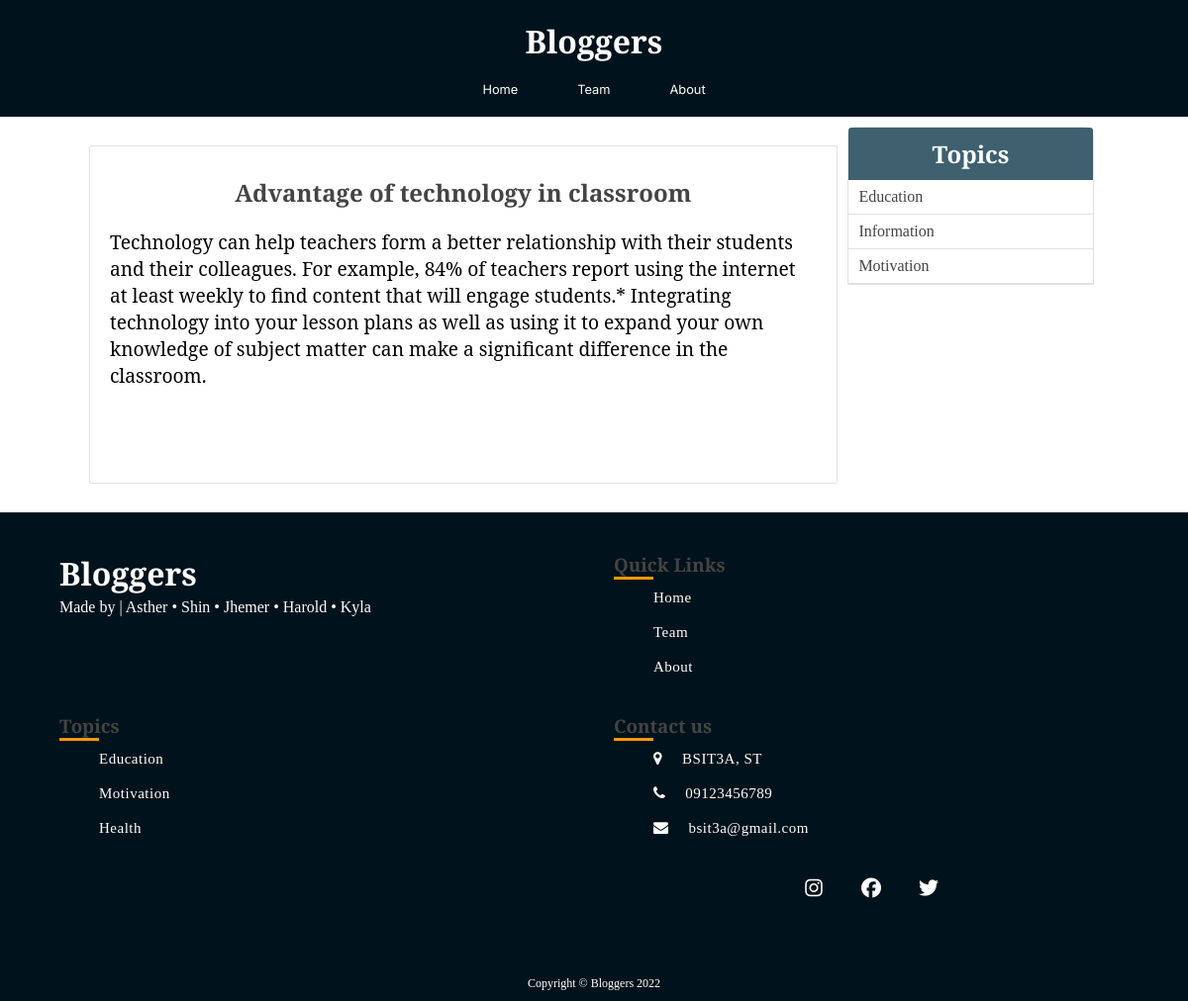
Page /blog/single_post.php?post-slug=advantage-of-technology-in-classroom on the earlier database version.
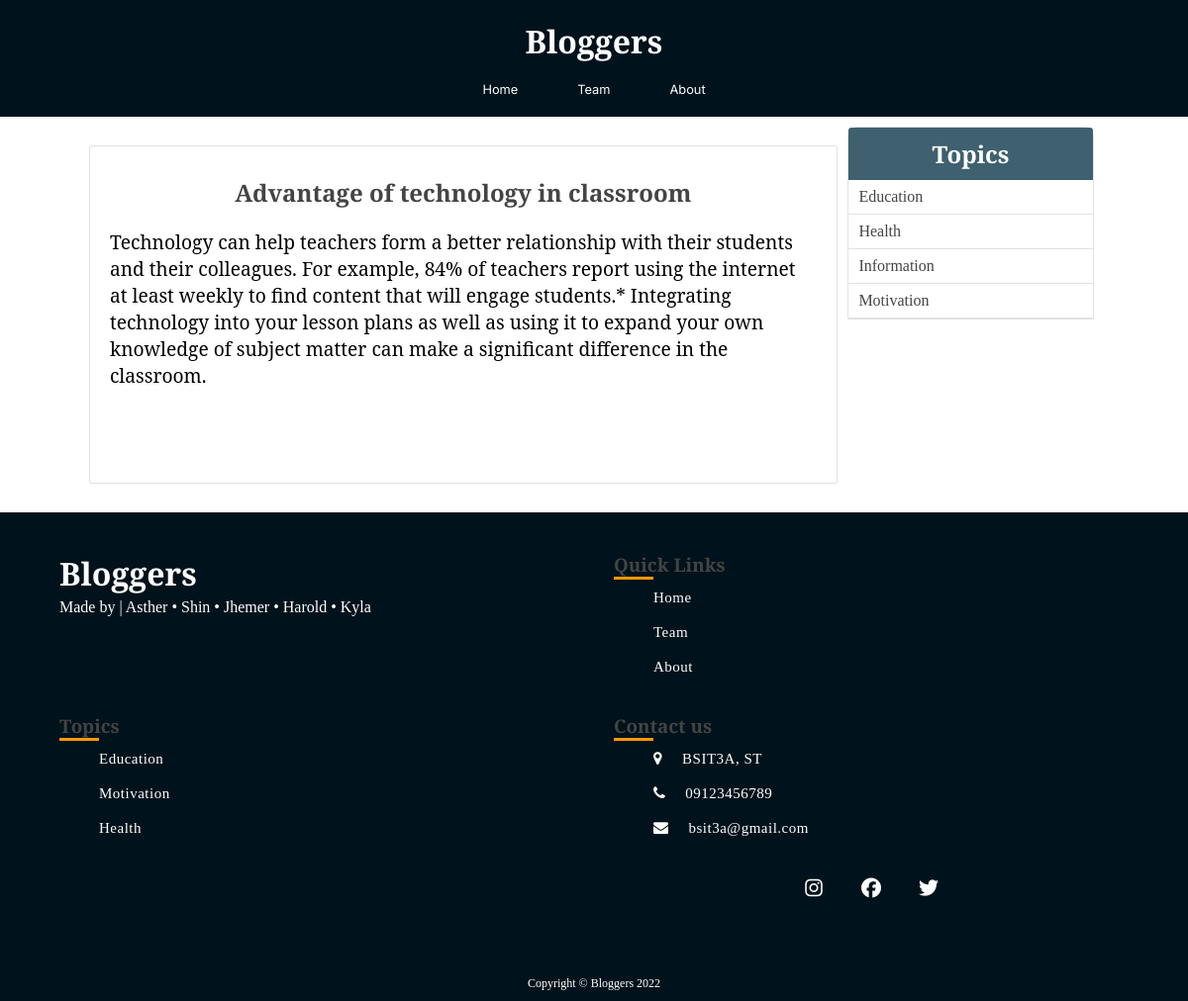
Same page on the later database version.
### tables this page shows
CREATE TABLE `topics` (
  `id` int(11) NOT NULL,
  `name` varchar(255) NOT NULL,
  `slug` varchar(255) NOT NULL
);

### blog/includes/public_functions.php (called while the page is built, shortened)
<?php
function getPostTopic($post_id){
	global $conn;
	$sql = "SELECT * FROM topics WHERE id=
			(SELECT topic_id FROM post_topic WHERE post_id=$post_id) LIMIT 1";
	$result = mysqli_query($conn, $sql);
	$topic = mysqli_fetch_assoc($result);
	return $topic;
}
function getPost($slug){
	global $conn;
	$post_slug = $_GET['post-slug'];
	$sql = "SELECT * FROM posts WHERE slug='$post_slug' AND published=true";
	$result = mysqli_query($conn, $sql);
	$post = mysqli_fetch_assoc($result);
	if ($post) {
		$post['topic'] = getPostTopic($post['id']);
	}
	return $post;
}
function getAllTopics()
{
	global $conn;
	$sql = "SELECT * FROM topics";
	$result = mysqli_query($conn, $sql);
	$topics = mysqli_fetch_all($result, MYSQLI_ASSOC);
	return $topics;
}
?>

### blog/single_post.php (the view, shortened to what this page needs)
<?php  include('config.php'); ?>
<?php  include('includes/public_functions.php'); ?>
<?php
	if (isset($_GET['post-slug'])) {
		$post = getPost($_GET['post-slug']);
	}
	$topics = getAllTopics();
?>
<?php include('includes/head_section.php'); ?>
<body>
	<div class="container single-post">
			<?php include( ROOT_PATH . '/includes/navbar-opaque.php'); ?>
		<div class="content post-content" >
			<div class="post-wrapper">
				<div class="full-post-div">
				<?php if ($post['published'] == false): ?>
					<h2 class="post-title">Sorry... This post has not been published</h2>
				<?php else: ?>
					<h2 class="post-title"><?php echo $post['title']; ?></h2>
					<div class="post-body-div">
						<?php echo html_entity_decode($post['body']); ?>
					</div>
				<?php endif ?>
				</div>
			</div>
			<div class="post-sidebar">
				<div class="card">
					<div class="card-header">
						<h2>Topics</h2>
					</div>
					<div class="card-content">
						<?php foreach ($topics as $topic): ?>
							<a
								href="<?php echo BASE_URL . 'filtered_posts.php?topic=' . $topic['id'] ?>">
								<?php echo $topic['name']; ?>
							</a>
						<?php endforeach ?>
					</div>
				</div>
			</div>
		</div>
	</div>
	<?php include( ROOT_PATH . '/includes/footer.php'); ?>
</body>

Differences in the rows shown:
added topics: name "Health"
